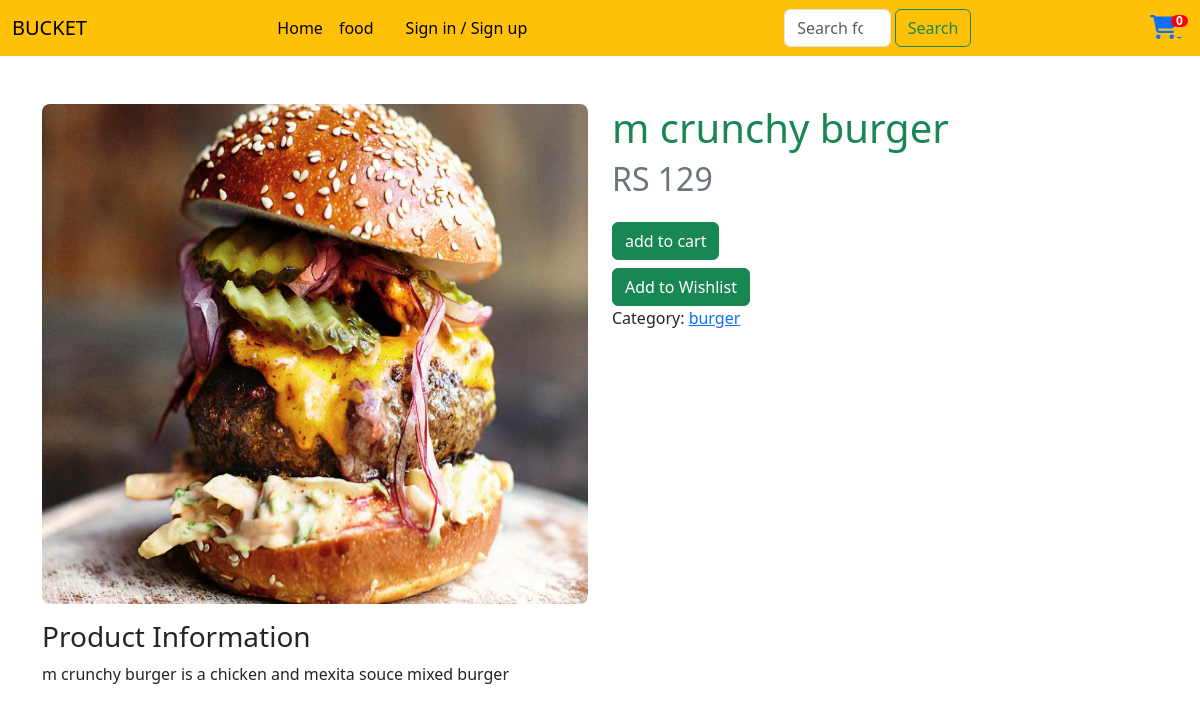
Screenshot of /product/pr2 with the database file from the repository.
### capp/models.py (models this page shows)
class product(models.Model):
     product_id=models.CharField(max_length=100)
     product_name=models.CharField(max_length=100)
     image=models.ImageField(upload_to='product')
     description=models.CharField(max_length=300)
     price=models.IntegerField()
     category=models.CharField(max_length=1300,default='')

### capp/views.py (the view)
# urls.py: path('product/<pid>',views.product,name='product'),
def product(request,pid):
  print("Hello World")
  product=product2.objects.get(product_id=pid)
  product_val={
    'product':product2.objects.get(product_id=pid),
    'rproduct':product2.objects.filter(category=product.category).all().order_by('id')
  }
  return render(request,'product.html',product_val)

### capp/templates/product.html (shortened to what this page needs)
{% extends 'home.html'%}
{% load static %}
{% block content %}
    <main class="main mt-5">
        <div class="page-content">
            <div class="container">
                <div class="product-details-top">
                    <div class="row">
                        <div class="col-md-6">
                            <div class="product-gallery product-gallery-vertical">
                                <div class="row">
                                    <figure class="product-main-image">
                                            <a href="{{product.image.url}}">
                                                <img src="{{product.image.url}}" alt="Product image" class="card-img-top rounded-3" height="500px" >
                                    </figure>
                                </div>
                            </div>
                        </div>
                        <div class="col-md-6">
                            <div class="product-details">
                                <h1 class="product-title text-success">{{product.product_name}}</h1>
                                <div class="product-price text-secondary">
                                   <h2>RS {{product.price}}</h2>
                                </div>
                                <div class="product-details-action mt-4">
                                    <button class=" btn btn-success btn-product btn-cart" id="cartBtn"
                                        onclick="addToCart({{product.id}},{{product.price}})"><span>add to
                                            cart</span></button>
                                    <div class="details-action-wrapper mt-2">
                                        <button class="btn btn-success" onclick="addToWhishlist({{product.id}})" class="btn-product btn-wishlist" title="Wishlist"><span>Add to
                                                Wishlist</span></button>
                                    </div>
                                </div>
                                <div class="product-details-footer">
                                    <div class="product-cat">
                                        <span>Category:</span>
                                        <a href="#">{{product.category}}</a>
                                    </div>
                                </div>
                            </div>
                        </div>
                    </div>
                </div>
                <div class="product-details-tab">
                    <div class="tab-content">
                        <div class="tab-pane fade show active" id="product-desc-tab" role="tabpanel"
                            aria-labelledby="product-desc-link">
                            <div class="product-desc-content">
                                <h3>Product Information</h3>
                                <p>{{product.description}} </p>
                            </div>
                        </div>
                    </div>
                </div>
            </div>
        </div>
    </main>
{% endblock content %}

### rows the page displays
product: image (picture), product_name "m crunchy burger", price "129", category "burger", description "m crunchy burger is a chicken and mexita souce mixed burger"
